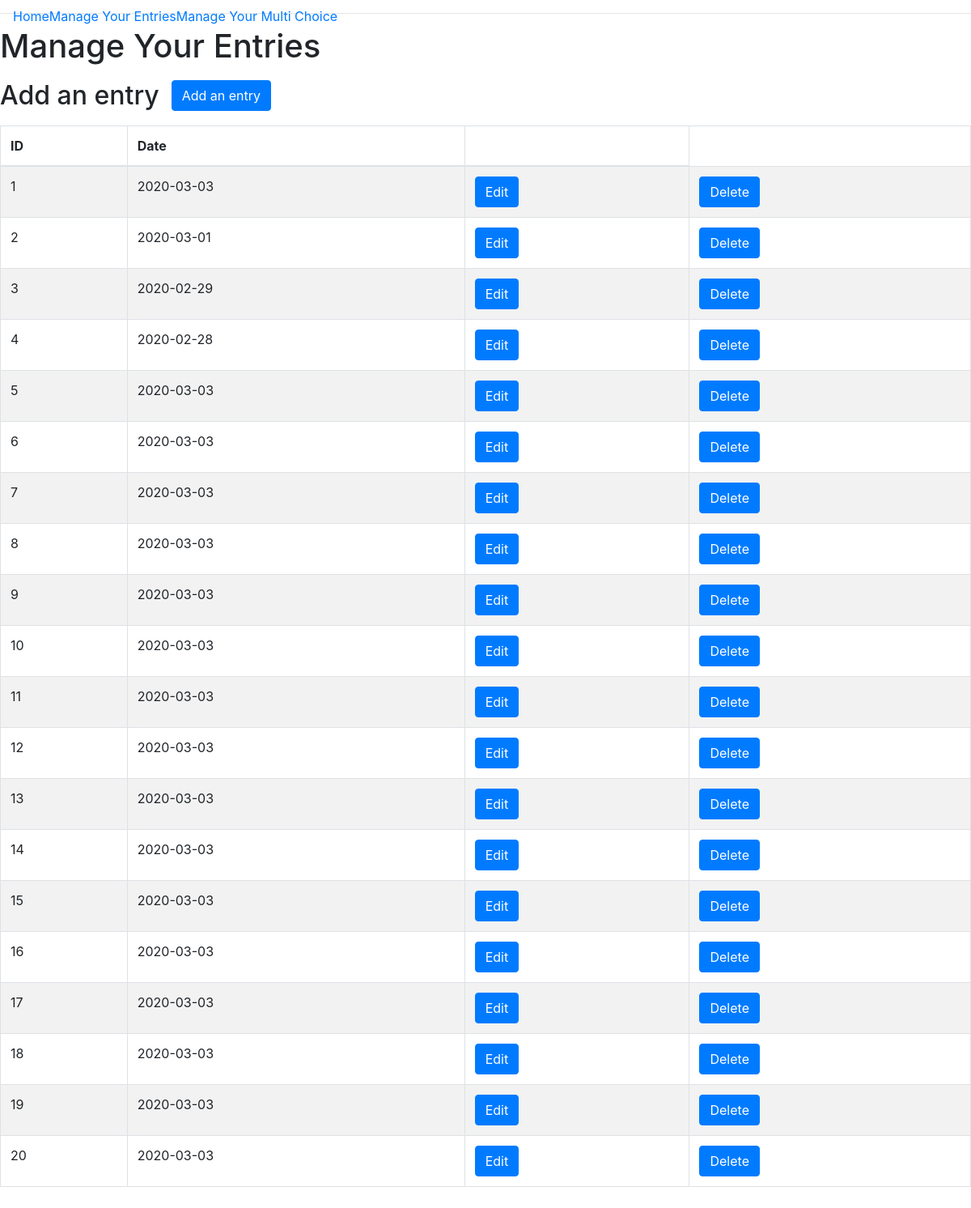
The page /manage on the database as committed earlier.
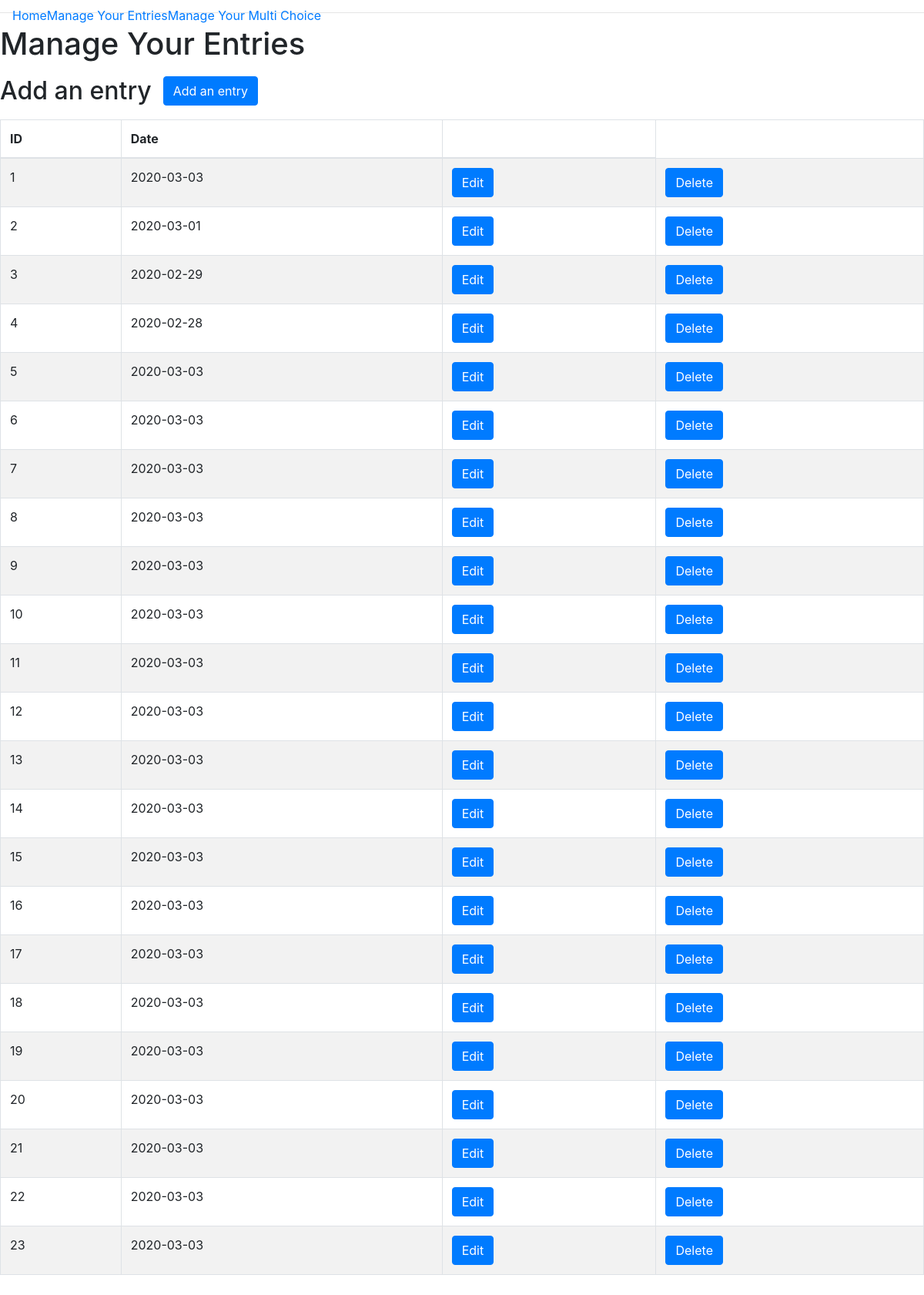
The same page on the database as committed later.
### app/models.py (models this page shows, shortened)
class JournalEntry(db.Model):
    id = db.Column(db.Integer, primary_key=True)
    date = db.Column(db.Date, default=datetime.datetime.now(), unique=True, index=True)
    steps = db.Column(db.Integer)
    description = db.Column(db.Text())
    yoga = db.Column(db.Boolean, default=False)
    running = db.Column(db.Boolean, default=False)
    user_id = db.Column(db.Integer, db.ForeignKey('user.id'))

### app/routes.py (the view)
@app.route('/manage')
def manage_entries():
    entries = JournalEntry.query.all()
    return render_template('manage.html', title="Manage Your Entries", entries=entries)

### app/templates/manage.html (shortened to what this page needs)
{% extends "base.html" %} {% block content %}
<div class='container-fluid'>
    <div class="row">
        <h1>{{title}}</h1>
    </div>
    <div class="row">
        <h2>Add an entry</h2>
        <div class="col-sm-3 add-form">
            <button type="button" class="btn btn-primary" data-toggle="modal" data-target="#myAddModal">Add an entry
            </button>
        </div>
    </div>
    <div class="row">
        <table class="table table-striped table-bordered">
            <thead>
                <th>ID</th>
                <th>Date</th>
                <th></th>
            </thead>
            <tbody>
                {% for entry in entries%}
                <tr>
                    <td>{{entry.id}}</td>
                    <td>{{entry.date}}</td>
                    <td>
                        <button type="button" class="btn btn-primary" data-toggle="modal" data-target="#myEditModal{{entry.id}}">Edit
                                </button>
                    </td>
                    <td>
                        <button type="button" class="btn btn-primary" data-toggle="modal" data-target="#myDeleteModal{{entry.id}}">Delete
                                            </button>
                    </td>
                </tr>
                {% endfor %}
            </tbody>
        </table>
    </div>
</div>
{% endblock %}

### app/templates/base.html (shortened to what this page needs)
<!DOCTYPE html>
<html lang="en">
<head>
    <link rel="stylesheet" href="../static/css/styles.css">
    <link rel="stylesheet" href="https://stackpath.bootstrapcdn.com/bootstrap/4.4.1/css/bootstrap.min.css">
    <link href="https://gitcdn.github.io/bootstrap-toggle/2.2.2/css/bootstrap-toggle.min.css" rel="stylesheet">
</head>
<body>
    <div class="header">
        <nav class="navbar fixed-top navbar-expand-sm">
            <div class="collapse navbar-collapse" id="navbarMenu">
                <ul class="navbar-nav">
                    <li><a href="/">Home</a></li>
                    <li><a href="/manage">Manage Your Entries</a></li>
                    <li><a href="/multi">Manage Your Multi Choice</a></li>
                </ul>
            </div>
        </nav>
    </div>
    <hr> {% block content %}{% endblock %}
</body>
</html>

### app/static/css/styles.css (style rules this page uses)
.row { margin: 10px }

Rows that differ between the two databases and show on the page:
added JournalEntry: id "21", date "2020-03-03"
added JournalEntry: id "22", date "2020-03-03"
added JournalEntry: id "23", date "2020-03-03"
